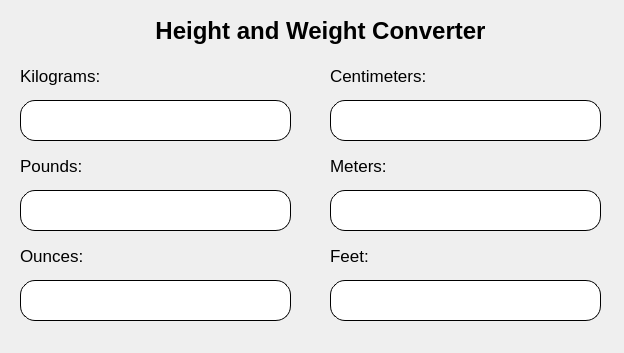
<?xml version="1.0" encoding="UTF-8"?>
<ui version="4.0">
 <class>widget</class>
 <widget class="QWidget" name="widget">
  <property name="geometry">
   <rect>
    <x>0</x>
    <y>0</y>
    <width>624</width>
    <height>353</height>
   </rect>
  </property>
  <property name="windowTitle">
   <string>Form</string>
  </property>
  <widget class="QLabel" name="label">
   <property name="geometry">
    <rect>
     <x>100</x>
     <y>10</y>
     <width>441</width>
     <height>41</height>
    </rect>
   </property>
   <property name="font">
    <font>
     <pointsize>18</pointsize>
     <weight>75</weight>
     <bold>true</bold>
     <underline>false</underline>
     <strikeout>false</strikeout>
    </font>
   </property>
   <property name="text">
    <string>Height and Weight Converter</string>
   </property>
   <property name="alignment">
    <set>Qt::AlignCenter</set>
   </property>
  </widget>
  <widget class="QLineEdit" name="kilo_lineEdit">
   <property name="geometry">
    <rect>
     <x>20</x>
     <y>100</y>
     <width>271</width>
     <height>41</height>
    </rect>
   </property>
   <property name="styleSheet">
    <string notr="true">* {
	border: 1px solid black;
	border-radius: 15px;
	padding: 5px;
}</string>
   </property>
  </widget>
  <widget class="QLabel" name="label_2">
   <property name="geometry">
    <rect>
     <x>20</x>
     <y>60</y>
     <width>121</width>
     <height>31</height>
    </rect>
   </property>
   <property name="font">
    <font>
     <pointsize>13</pointsize>
    </font>
   </property>
   <property name="text">
    <string>Kilograms:</string>
   </property>
  </widget>
  <widget class="QLabel" name="label_3">
   <property name="geometry">
    <rect>
     <x>20</x>
     <y>150</y>
     <width>121</width>
     <height>31</height>
    </rect>
   </property>
   <property name="font">
    <font>
     <pointsize>13</pointsize>
    </font>
   </property>
   <property name="text">
    <string>Pounds:</string>
   </property>
  </widget>
  <widget class="QLineEdit" name="pound_lineEdit">
   <property name="geometry">
    <rect>
     <x>20</x>
     <y>190</y>
     <width>271</width>
     <height>41</height>
    </rect>
   </property>
   <property name="styleSheet">
    <string notr="true">* {
	border: 1px solid black;
	border-radius: 15px;
	padding: 5px;
}</string>
   </property>
  </widget>
  <widget class="QLabel" name="label_4">
   <property name="geometry">
    <rect>
     <x>20</x>
     <y>240</y>
     <width>121</width>
     <height>31</height>
    </rect>
   </property>
   <property name="font">
    <font>
     <pointsize>13</pointsize>
    </font>
   </property>
   <property name="text">
    <string>Ounces:</string>
   </property>
  </widget>
  <widget class="QLineEdit" name="ounce_lineEdit">
   <property name="geometry">
    <rect>
     <x>20</x>
     <y>280</y>
     <width>271</width>
     <height>41</height>
    </rect>
   </property>
   <property name="styleSheet">
    <string notr="true">* {
	border: 1px solid black;
	border-radius: 15px;
	padding: 5px;
}</string>
   </property>
  </widget>
  <widget class="QLineEdit" name="meter_lineEdit">
   <property name="geometry">
    <rect>
     <x>330</x>
     <y>190</y>
     <width>271</width>
     <height>41</height>
    </rect>
   </property>
   <property name="styleSheet">
    <string notr="true">* {
	border: 1px solid black;
	border-radius: 15px;
	padding: 5px;
}</string>
   </property>
  </widget>
  <widget class="QLineEdit" name="feet_lineEdit">
   <property name="geometry">
    <rect>
     <x>330</x>
     <y>280</y>
     <width>271</width>
     <height>41</height>
    </rect>
   </property>
   <property name="styleSheet">
    <string notr="true">* {
	border: 1px solid black;
	border-radius: 15px;
	padding: 5px;
}</string>
   </property>
  </widget>
  <widget class="QLineEdit" name="centimeter_lineEdit">
   <property name="geometry">
    <rect>
     <x>330</x>
     <y>100</y>
     <width>271</width>
     <height>41</height>
    </rect>
   </property>
   <property name="styleSheet">
    <string notr="true">* {
	border: 1px solid black;
	border-radius: 15px;
	padding: 5px;
}</string>
   </property>
  </widget>
  <widget class="QLabel" name="label_5">
   <property name="geometry">
    <rect>
     <x>330</x>
     <y>240</y>
     <width>121</width>
     <height>31</height>
    </rect>
   </property>
   <property name="font">
    <font>
     <pointsize>13</pointsize>
    </font>
   </property>
   <property name="text">
    <string>Feet:</string>
   </property>
  </widget>
  <widget class="QLabel" name="label_6">
   <property name="geometry">
    <rect>
     <x>330</x>
     <y>60</y>
     <width>131</width>
     <height>31</height>
    </rect>
   </property>
   <property name="font">
    <font>
     <pointsize>13</pointsize>
    </font>
   </property>
   <property name="text">
    <string>Centimeters:</string>
   </property>
  </widget>
  <widget class="QLabel" name="label_7">
   <property name="geometry">
    <rect>
     <x>330</x>
     <y>150</y>
     <width>121</width>
     <height>31</height>
    </rect>
   </property>
   <property name="font">
    <font>
     <pointsize>13</pointsize>
    </font>
   </property>
   <property name="text">
    <string>Meters:</string>
   </property>
  </widget>
 </widget>
 <resources/>
 <connections/>
</ui>
